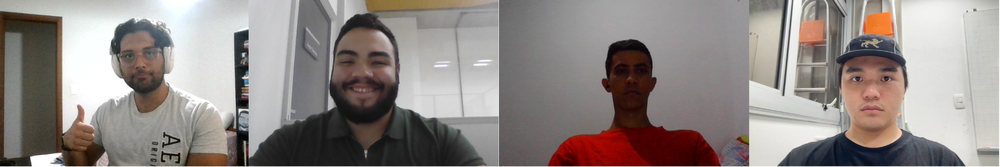
#> input picture imagens/Lab2/imagem_grupo.png, 1000 x 167 px, shrunk from 1918 x 320 before the run, found by its file name
$ jupyter execute --allow-errors Lab6.ipynb   (shell and % lines are left out)   (text cells are left out)
#> lines starting #> are read from the running program, lines starting #| are printed output that depends on the picture; after the words box and inside, x2 and y2 are one past the last pixel; in counts of white or black regions, pixels touching at a corner belong together
[cell 1]
import cv2
import numpy as np
import matplotlib.pyplot as plt
from urllib.request import urlopen

[cell 2]
# Baixar o arquivo morph.py, exigido no laboratório

[cell 3]
import morph

[cell 4]
def load_image_from_url(url, color=cv2.IMREAD_COLOR):
#> called with color = 1
    resp = urlopen(url)
    arr = np.asarray(bytearray(resp.read()), dtype=np.uint8)
    img = cv2.imdecode(arr, color)
#> img is the input picture: shape (167, 1000, 3); mean B, G, R 133.3, 136.3, 144.5
    return img

def show_image(img, title="", cmap=None):
    plt.figure(figsize=(6, 4))
    if len(img.shape) == 2:
        plt.imshow(img, cmap=cmap or 'gray')
    else:
        plt.imshow(cv2.cvtColor(img, cv2.COLOR_BGR2RGB))
    plt.title(title)
    plt.axis('off')
    plt.show()

def threshold_manual(gray_img, T):
    _, binary = cv2.threshold(gray_img, T, 255, cv2.THRESH_BINARY)
    return binary

def threshold_otsu(gray_img):
    T, binary = cv2.threshold(gray_img, 0, 255, cv2.THRESH_BINARY + cv2.THRESH_OTSU)
    return T, binary

def show_side_by_side(original, binary, titles=("Original", "Binária")):
    plt.figure(figsize=(12, 5))

    plt.subplot(1, 2, 1)
    if len(original.shape) == 2:
        plt.imshow(original, cmap='gray')
    else:
        plt.imshow(cv2.cvtColor(original, cv2.COLOR_BGR2RGB))
    plt.title(titles[0])
    plt.axis('off')

    plt.subplot(1, 2, 2)
    plt.imshow(binary, cmap='gray')
    plt.title(titles[1])
    plt.axis('off')

    plt.tight_layout()
    plt.show()

[cell 5]
# Links RAW do GitHub (convertidos automaticamente)

url_membros = "https://raw.githubusercontent.com/IgorLadeia/Processamento_Digital_Imagens/main/imagens/Lab2/imagem_grupo.png"
url_avatares = "https://raw.githubusercontent.com/IgorLadeia/Processamento_Digital_Imagens/main/imagens/Lab2/imagem_grupo_avatar.png"
url_rice = "https://raw.githubusercontent.com/IgorLadeia/Processamento_Digital_Imagens/main/imagens/rice.png"
url_proj = "https://raw.githubusercontent.com/IgorLadeia/Processamento_Digital_Imagens/main/imagens/frame_02820.png"

# Carregamento das imagens
img_membros = load_image_from_url(url_membros)
#> (the rest of this cell did not finish here and is left out)

img_rice = load_image_from_url(url_rice, cv2.IMREAD_GRAYSCALE)
img_proj = load_image_from_url(url_proj)

# Exibição
show_image(img_membros, "Imagem dos membros")
show_image(img_avatares, "Imagem dos avatares")
show_image(img_rice, "Imagem rice.png")
show_image(img_proj, "Imagem projeto")

[cell 6]
# Testando diferentes limiares na imagem dos membros

gray_membros = cv2.cvtColor(img_membros, cv2.COLOR_BGR2GRAY)
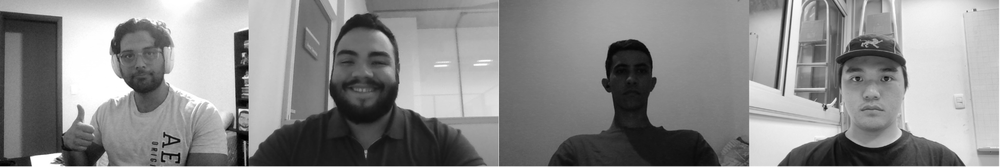
#> gray_membros: shape (167, 1000); min 0, max 255, mean 138.4

thresholds = [50, 100, 150, 200]

for T in thresholds:
    binary = threshold_manual(gray_membros, T)
    show_side_by_side(gray_membros, binary,
                      titles=("Original", f"Limiar manual T={T}"))
#> this loop made 4 passes
#> pass 1, in threshold_manual, `_, binary = cv2.threshold(gray_img, T, 255, cv2.THRESH_BINARY)`:
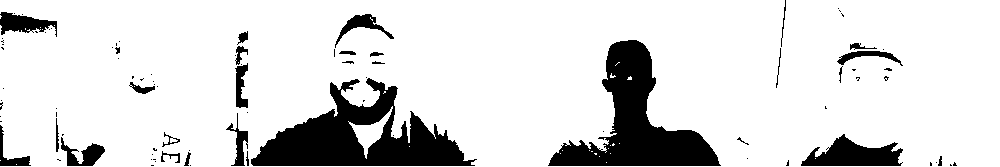
#> binary: shape (167, 1000); 85.8% white; 89 black regions (60 under 20 px), largest, box (x1, y1, x2, y2) and area: (251, 78, 477, 166) 9134, (548, 40, 721, 166) 8304, (801, 134, 903, 166) 1865
#> pass 1, in show_side_by_side, `plt.show()`:
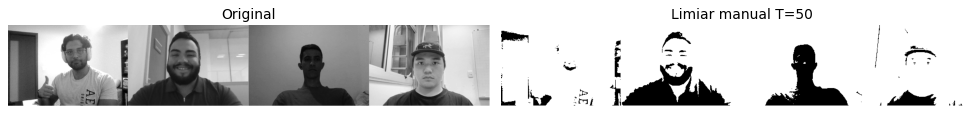
#> figure drawn by matplotlib, 2 panels
#> pass 2, in threshold_manual (call 2), `_, binary = cv2.threshold(gray_img, T, 255, cv2.THRESH_BINARY)`:
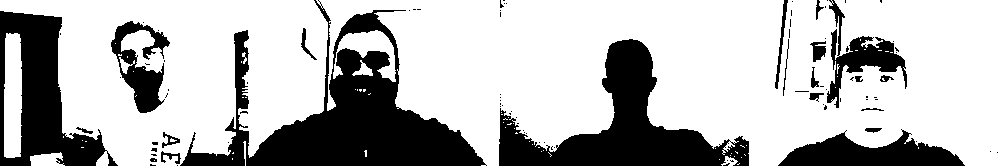
#> binary: shape (167, 1000); 72.2% white; 93 black regions (72 under 20 px), largest, box (x1, y1, x2, y2) and area: (180, 0, 487, 166) 16990, (499, 39, 749, 166) 11408, (0, 11, 118, 166) 7967
#> pass 3, in threshold_manual (call 3), `_, binary = cv2.threshold(gray_img, T, 255, cv2.THRESH_BINARY)`:
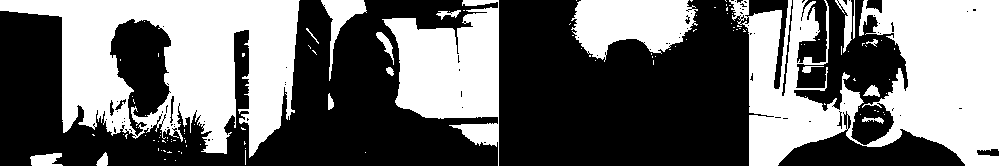
#> binary: shape (167, 1000); 43.4% white; 114 white regions (99 under 20 px), largest, box (x1, y1, x2, y2) and area: (0, 0, 1000, 167) 39294, (0, 0, 300, 158) 25468, (571, 0, 698, 62) 5306

[cell 7]
# Aplicando Otsu na imagem dos membros

T_otsu, binary_otsu = threshold_otsu(gray_membros)
#> in threshold_otsu, `T, binary = cv2.threshold(gray_img, 0, 255, cv2.THRESH_BINARY + cv2.TH..`:
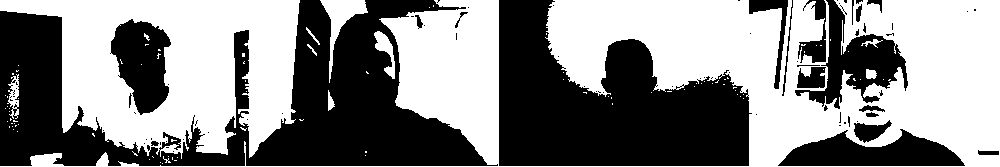
#> binary: shape (167, 1000); 53.4% white; 81 black regions (60 under 20 px), largest, box (x1, y1, x2, y2) and area: (0, 0, 498, 166) 35373, (499, 0, 752, 166) 26853, (795, 0, 908, 109) 4255
#> in threshold_otsu, `T, binary = cv2.threshold(gray_img, 0, 255, cv2.THRESH_BINARY + cv2.TH..`: T = 134
#> T_otsu = 134

print(f"Limiar encontrado por Otsu: {T_otsu}")
#| Limiar encontrado por Otsu: 134.0

show_side_by_side(gray_membros, binary_otsu,
                  titles=("Original", f"Otsu (T={T_otsu:.2f})"))

#> (a cell that did not finish here is left out)

#> (a cell that did not finish here is left out)

[cell 10]
import cv2

cap = cv2.VideoCapture(0)

modo = "manual"   # "manual" ou "otsu"
T = 100           # limiar inicial

print("Controles:")
print("m - modo manual")
print("o - modo Otsu")
print("+ - aumentar limiar")
print("- - diminuir limiar")
print("q - sair")

while True:
    ret, frame = cap.read()
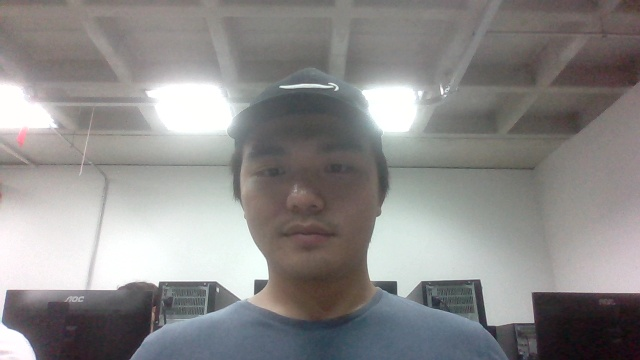
#> input picture Labs/Lab4/Lab4B/webcaptures/webcam_original_20260320_201814.jpg, 640 x 360 px, given in place of the camera
#> frame is the input picture: shape (360, 640, 3); mean B, G, R 138.4, 139.2, 140.8
    if not ret:
        break

    gray = cv2.cvtColor(frame, cv2.COLOR_BGR2GRAY)

    if modo == "manual":
        _, binary = cv2.threshold(gray, T, 255, cv2.THRESH_BINARY)
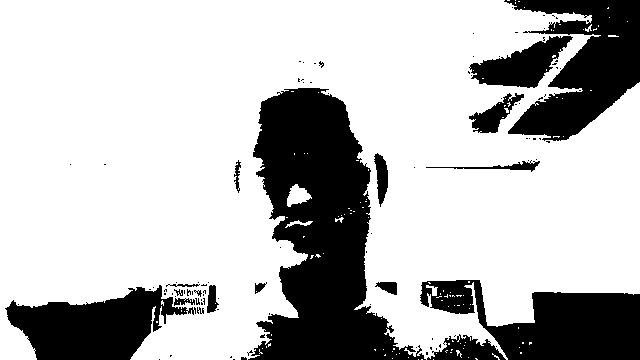
#> binary: shape (360, 640); 73.7% white; 101 black regions (83 under 20 px), largest, box (x1, y1, x2, y2) and area: (248, 88, 426, 360) 25345, (504, 0, 640, 141) 10394, (420, 280, 640, 360) 10152
        texto = f"Manual T={T}"
    else:
        T_otsu, binary = cv2.threshold(gray, 0, 255, cv2.THRESH_BINARY + cv2.THRESH_OTSU)
        texto = f"Otsu T={int(T_otsu)}"

    # Converter para BGR para poder concatenar
    binary_bgr = cv2.cvtColor(binary, cv2.COLOR_GRAY2BGR)

    resultado = cv2.hconcat([frame, binary_bgr])
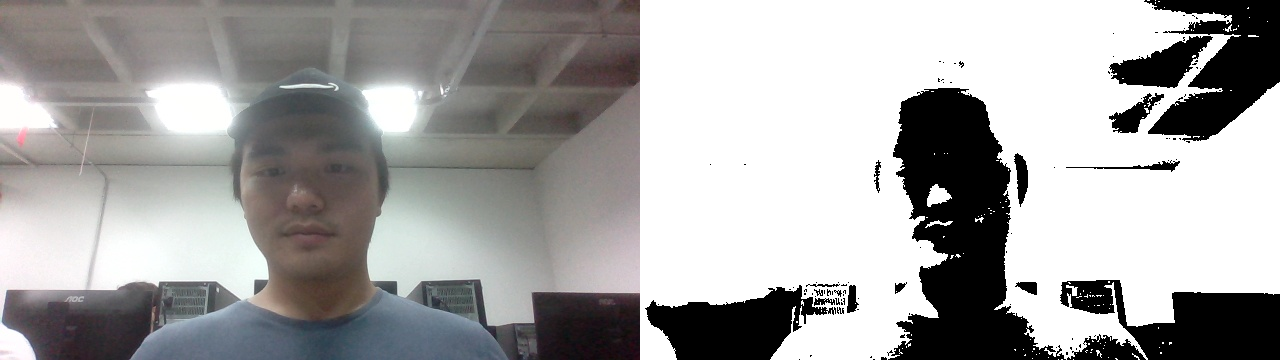
#> resultado: shape (360, 1280, 3); mean B, G, R 163.2, 163.6, 164.4

    cv2.putText(resultado, texto, (10, 30),
                cv2.FONT_HERSHEY_SIMPLEX, 1, (0,255,0), 2)
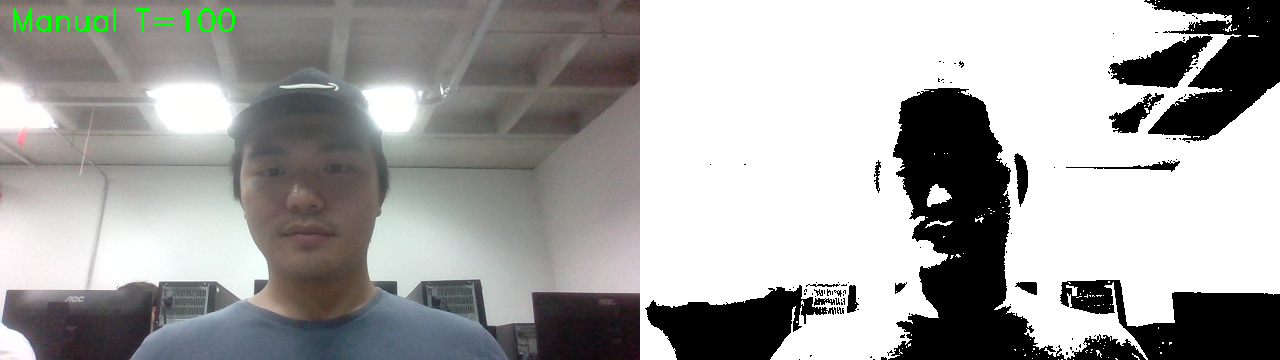
#> resultado: shape (360, 1280, 3); 0.32% of pixels changed, all inside (x1, y1, x2, y2) = (13, 8, 235, 32)

    cv2.imshow("Limiarizacao em tempo real", resultado)

    key = cv2.waitKey(1) & 0xFF
#> (key q is pressed here)

    if key == ord('q'):
        break
    elif key == ord('m'):
        modo = "manual"
    elif key == ord('o'):
        modo = "otsu"
    elif key == ord('+'):
        T = min(255, T + 5)
    elif key == ord('-'):
        T = max(0, T - 5)

cap.release()
cv2.destroyAllWindows()
